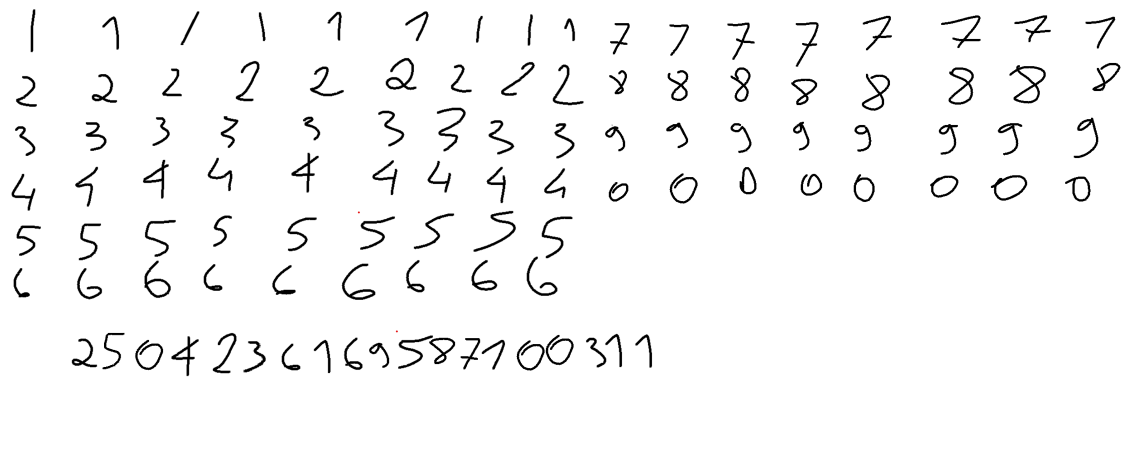
#> input picture test/pictures/picbuilding.png, 2291 x 922 px (shown at 1/2 size); its folder holds only this picture in this run
$ python -i data_preparation.py   (imports and definitions only)
#> lines starting #> are read from the running program, lines starting #| are printed output that depends on the picture; after the words box and inside, x2 and y2 are one past the last pixel; in counts of white or black regions, pixels touching at a corner belong together
#> in preprocess_image, img is the input picture: PIL image 2291x922 RGBA; mean R, G, B, A 246.5, 246.5, 246.5, 255
from __future__ import annotations
import re
from pathlib import Path
from typing import Dict, Iterable, Iterator, Tuple, List, Optional

import numpy as np
from PIL import Image, ImageOps
import pandas as pd
from skimage.feature import hog
from sklearn.metrics import classification_report, f1_score,accuracy_score
from sklearn.model_selection import train_test_split
from sklearn.preprocessing import LabelEncoder, StandardScaler
from sklearn.linear_model import SGDClassifier
from sklearn.pipeline import Pipeline
from sklearn.utils import shuffle as sk_shuffle
from joblib import dump

from typing import TypedDict

class EvalMetrics(TypedDict):
    accuracy: float
    f1_macro: float
    report: str

# ---------- 1) Datenerfassung und Label-Parsing ----------
registry = {}
LABEL_PATTERN = re.compile(r"^(?P<source>.+)_(?P<char>[A-Za-z0-9])_(?P<version>\d+)(?:\.[A-Za-z0-9]+)?$")
CHAR ='char'
SOURCE='source'
VERSION ='version'

# [6 lines left out: function parse_label_from_filename, not called in this run]


# ---------- Image Preprocessing ----------
def find_images(root: Path, exts=(".png", ".jpg", ".jpeg")) -> List[Path]:
    return [p for p in root.rglob("*") if p.suffix.lower() in exts]

def to_grayscale(img: Image.Image) -> Image.Image:
    if img.mode != "L":
        img= ImageOps.grayscale(img)
#> img: PIL image 2291x922 L
    return img

# [7 lines left out: function binarize, not called in this run]

def crop_to_content(img: Image.Image, margin: int = 2) -> Image.Image:
#> called with margin = 2
    arr = np.asarray(img.convert("L"))
    # „Nicht weiß“ konservativ: alles < 250
    mask = arr < 250
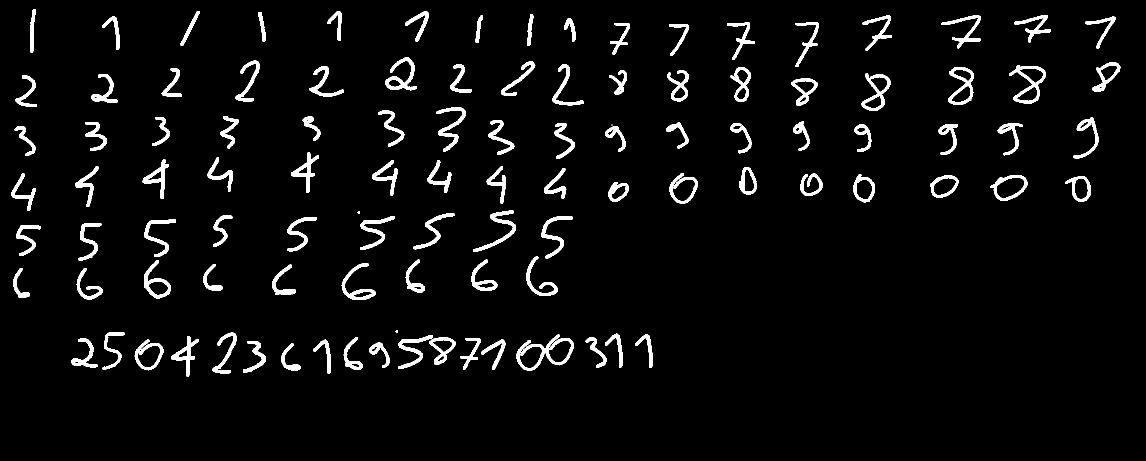
#> mask: shape (922, 2291) bool (shown at 1/2 size); 4.4% white; 107 white regions (1 under 20 px), largest, box (x1, y1, x2, y2) and area: (1032, 669, 1148, 742) 2180, (2018, 130, 2092, 208) 1611, (771, 115, 834, 181) 1433
    if not mask.any():
        return img
    ys, xs = np.where(mask)
    y0 = max(int(ys.min()) - margin, 0)
#> y0 = 16
    y1 = min(int(ys.max()) + margin + 1, arr.shape[0])
#> y1 = 755
    x0 = max(int(xs.min()) - margin, 0)
#> x0 = 20
    x1 = min(int(xs.max()) + margin + 1, arr.shape[1])
#> x1 = 2243
    # Falls das Fenster zu dünn ist, nichts machen
    if (y1 - y0) < 3 or (x1 - x0) < 3:
        return img
    return img.crop((x0, y0, x1, y1))
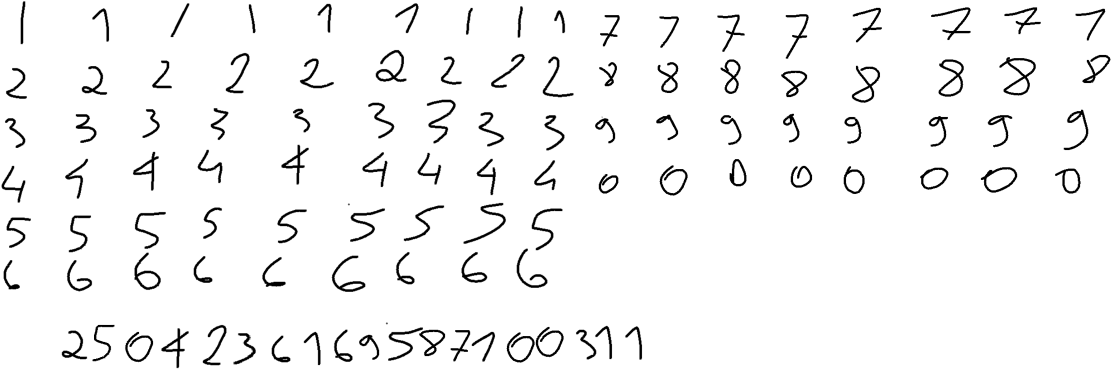
#> returned value: PIL image 2223x739 L (shown at 1/2 size); min 0, max 255, mean 244.1

def deskew(img: Image.Image) -> Image.Image:
    # Deskew via Zentralmomente (leichte Korrektur)
    arr = np.asarray(img, dtype=np.float32)
    if arr.ndim != 2:
        arr = np.mean(arr, axis=2)
    w = 255.0 - arr
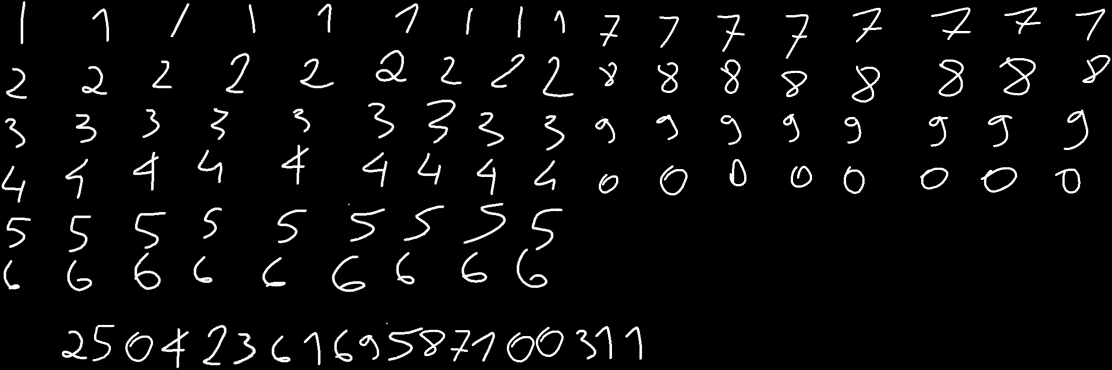
#> w: shape (739, 2223) float32 (shown at 1/2 size); min 0, max 255, mean 10.9
    w[w < 0] = 0.0

    m = w.sum()
#> m = 17954210
    if m < 1e-6:
        return img  # leeres Bild, nichts zu tun

    yy, xx = np.indices(w.shape)  # yy: Zeilen (y), xx: Spalten (x)

    cy = (yy * w).sum() / m
#> cy = 346.8
    cx = (xx * w).sum() / m
#> cx = 980.3

    y = yy - cy
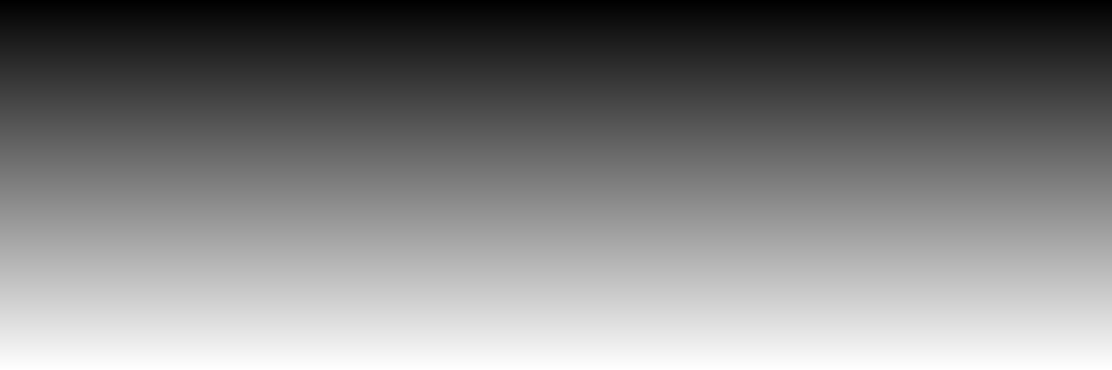
#> y: shape (739, 2223) float64 (shown at 1/2 size); min -346.8, max 391.2, mean 22.2; drawn with min black and max white
    x = xx - cx
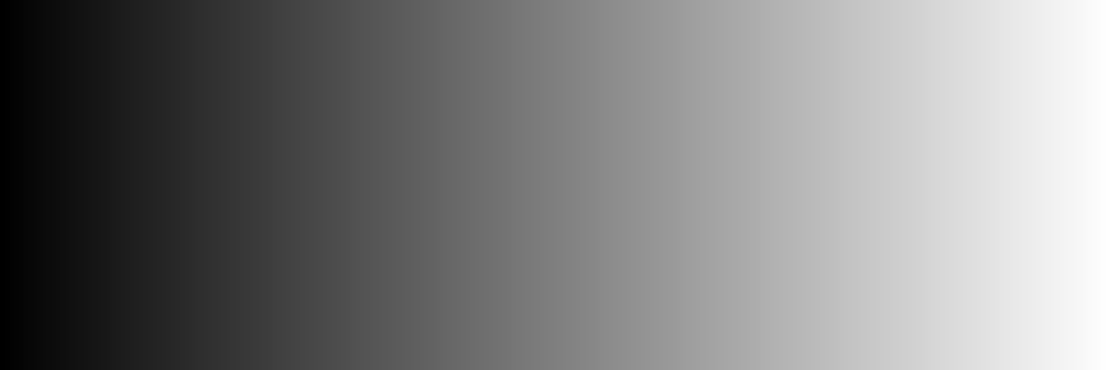
#> x: shape (739, 2223) float64 (shown at 1/2 size); min -980.3, max 1241.7, mean 130.7; drawn with min black and max white

    mu11 = (x * y * w).sum() / m
#> mu11 = -49895.5
    mu20 = ((x ** 2) * w).sum() / m
#> mu20 = 369000.6
    mu02 = ((y ** 2) * w).sum() / m
#> mu02 = 46177.3

    denom = mu20 + mu02
#> denom = 415178
    if denom < 1e-6:
        return img
    shear = float(mu11 / denom)
#> shear = -0.12
    # Affine Korrektur in x-Richtung

    w_img, h_img = img.size
#> w_img = 2223; h_img = 739
    a, b, d, e = 1.0, shear, 0.0, 1.0
#> a = 1; b = -0.12; d = 0; e = 1
    c = -shear * (h_img / 2.0)  # hält das Zentrum halbwegs fix
#> c = 44.41
    f = 0.0

    return img.transform(
        img.size,
        Image.Transform.AFFINE,
        (a, b, c, d, e, f),
        resample=Image.Resampling.BILINEAR,
    )
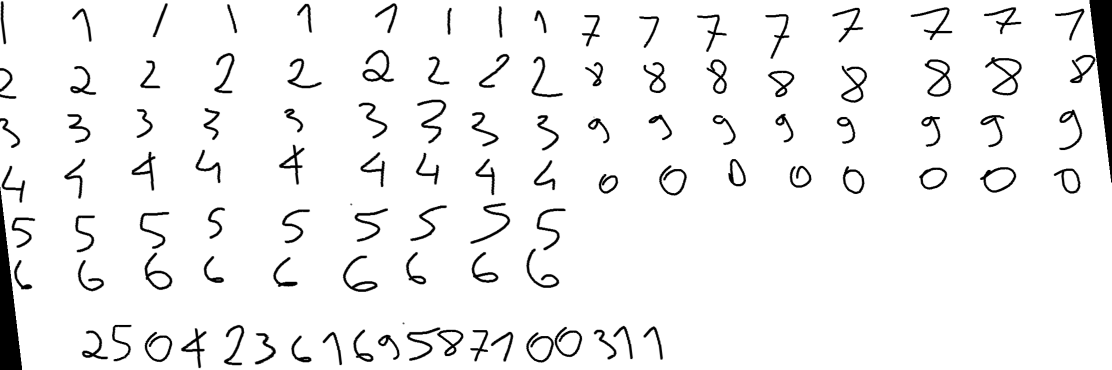
#> returned value: PIL image 2223x739 L (shown at 1/2 size); min 0, max 255, mean 241.5

def preprocess_image(path: Path, size=(40, 40), do_binarize=False, do_deskew=True) -> np.ndarray:
    img = Image.open(path)
    img = to_grayscale(img)
    img = crop_to_content(img)
    if do_deskew:
        img = deskew(img)
    img = ImageOps.pad(img, size, method=Image.Resampling.BILINEAR, color=255, centering=(0.5, 0.5))
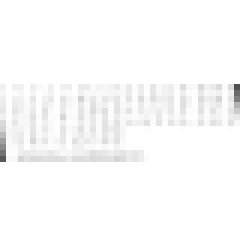
#> img: PIL image 40x40 L (shown 6 times larger); min 79, max 255, mean 250.7
    if do_binarize:
        img = binarize(img)
    arr = np.asarray(img, dtype=np.float32) / 255.0
#> arr: shape (40, 40) float32
    return arr

# [10 lines of commented-out code are left out]

# [27 lines left out: functions hog_features, build_dataset, not called in this run]

def save_npz(out_path: Path, X: np.ndarray, y: np.ndarray, classes: List[str]) -> None:
    np.savez_compressed(out_path, X=X, y=y, classes=np.array(classes, dtype=object))

# ---------- 5) Inkrementelles Training ----------

# [151 lines left out: functions iter_minibatches, iter_minibatches_frames, create_pipeline, partial_fit_chars, partial_fit_chars_from_df, evaluate and 2 more, not called in this run]

>>> result = preprocess_image('../../test/pictures/picbuilding.png')

$ run again, on test/pictures/test_1.png
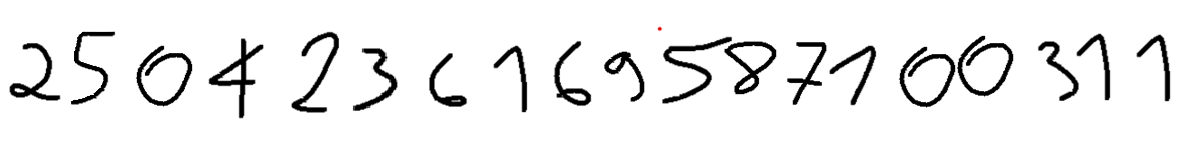
#> input picture test/pictures/test_1.png, 1200 x 141 px
#> in preprocess_image, img is the input picture: PIL image 1200x141 RGBA; mean R, G, B, A 236.2, 236.2, 236.2, 255
#> in crop_to_content, `mask = arr < 250`:
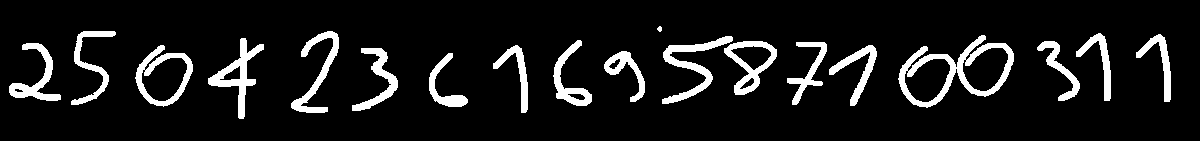
#> mask: shape (141, 1200) bool; 9.8% white; 19 white regions, largest, box (x1, y1, x2, y2) and area: (898, 35, 1014, 108) 2216, (662, 36, 733, 104) 1217, (208, 38, 264, 119) 1186
#> ys = 16623 values from 26 to 118; xs = 16623 values, max 1170 at index 8780, min 9 at index 11805, mean 593.6
#> y0 = 24
#> y1 = 121
#> x0 = 7
#> x1 = 1173
#> m = 3174566
#> cy = 47.21
#> cx = 583.5
#> mu11 = -1180.2
#> mu20 = 115578.5
#> mu02 = 405.9
#> denom = 115984.4
#> shear = -0.0102
#> a = 1; b = -0.0102; d = 0; e = 1
#> c = 0.494
#> in preprocess_image, `img = ImageOps.pad(img, size, method=Image.Resampling.BILINEAR, color=..`:
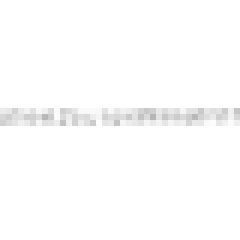
#> img: PIL image 40x40 L (shown 6 times larger); min 182, max 255, mean 252.8
